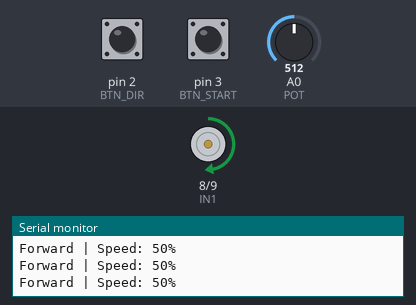
Recording of a sketch running on a simulated Arduino Uno, built with avr-gcc and run on an emulated ATmega328P. On the bench: motor-driver pin pairs drawn as motors (green arrow = first pin HIGH = forward, orange = second pin HIGH = backward, longer = more drive, scaled by the enable pin), the last lines printed to the serial monitor. The inputs (shaded band) are chosen by the test bench; at power-on: pin 2 (BTN_DIR) HIGH, pin 3 (BTN_START) HIGH, A0 (POT) = 512.

Above: at 1.2 s.
1.3 s: pin 2 (BTN_DIR) pulled LOW for 3.2 s
At 5.8 s:
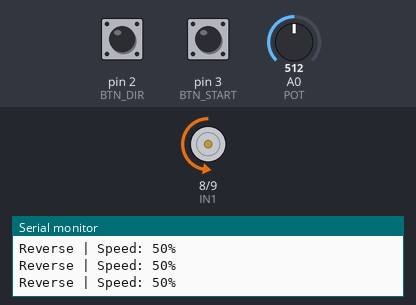
6.2 s: pin 3 (BTN_START) pulled LOW for 0.25 s
At 7.4 s:
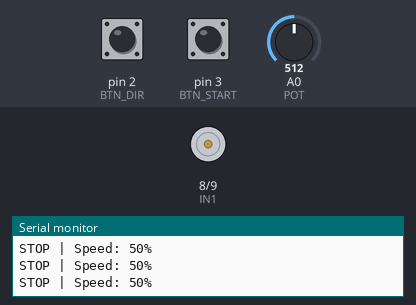
8.1 s: pin 3 (BTN_START) pulled LOW for 3.2 s
At 8.9 s:
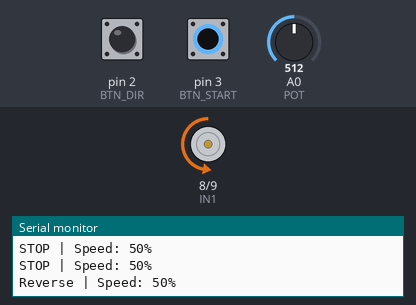
13.0 s: A0 (POT) set to 716
At 14.0 s:
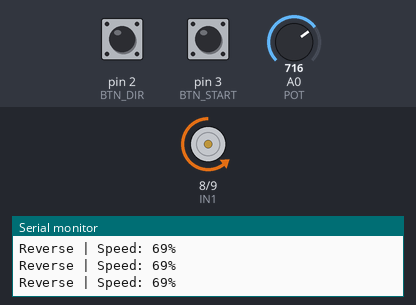
14.6 s: pin 2 (BTN_DIR) pulled LOW for 0.25 s
At 15.6 s:
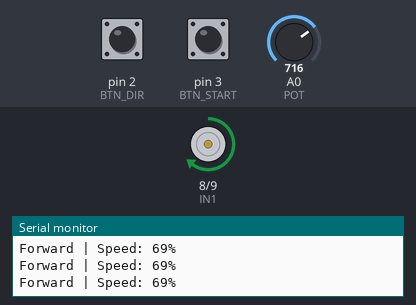
16.5 s: A0 (POT) set to 900
At 16.9 s:
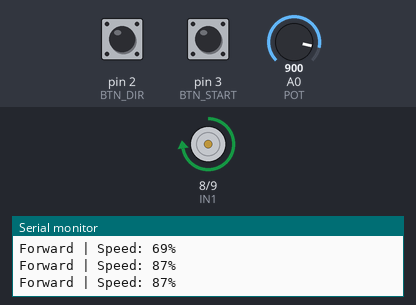
Timing chart, 0 to 19.1 s (numbered marks = the images above; inputs shaded):
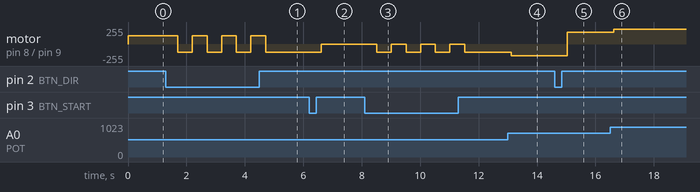

The sketch:

dc_motor_control.ino
```cpp
#define ENA 5
#define IN1 8
#define IN2 9

#define POT A0
#define BTN_DIR 2
#define BTN_START 3

bool direction = true;
bool motorState = true;

void setup() {
  pinMode(ENA, OUTPUT);
  pinMode(IN1, OUTPUT);
  pinMode(IN2, OUTPUT);

  pinMode(BTN_DIR, INPUT_PULLUP);
  pinMode(BTN_START, INPUT_PULLUP);

  Serial.begin(9600);
}

void loop() {
  int potValue = analogRead(POT);
  int speedPWM = map(potValue, 0, 1023, 0, 255);
  int speedPercent = map(potValue, 0, 1023, 0, 100);

  if (digitalRead(BTN_DIR) == LOW) {
    direction = !direction;
    delay(300);
  }

  if (digitalRead(BTN_START) == LOW) {
    motorState = !motorState;
    delay(300);
  }

  if (motorState) {
    analogWrite(ENA, speedPWM);

    if (direction) {
      digitalWrite(IN1, HIGH);
      digitalWrite(IN2, LOW);
      Serial.print("Forward | ");
    } else {
      digitalWrite(IN1, LOW);
      digitalWrite(IN2, HIGH);
      Serial.print("Reverse | ");
    }
  } else {
    analogWrite(ENA, 0);
    Serial.print("STOP | ");
  }

  Serial.print("Speed: ");
  Serial.print(speedPercent);
  Serial.println("%");

  delay(200);
}
```

Measured:
- after the input at 1.3 s, motor on pin 8 (IN1) / pin 9 (IN2): alternates forward 127/255 for 0.50 s and backward 127/255 for 0.50 s, 7 changes in all, then stays backward 127/255, starting after 0.40 s
- after the input at 6.2 s, motor on pin 8 (IN1) / pin 9 (IN2): backward 127/255 → stopped after 0.41 s
- after the input at 8.1 s, motor on pin 8 (IN1) / pin 9 (IN2): alternates backward 127/255 for 0.50 s and stopped for 0.50 s, 7 changes in all, then stays backward 127/255, starting after 0.42 s
- after the input at 13.0 s, motor on pin 8 (IN1) / pin 9 (IN2): backward 127/255 → backward 178/255 after 0.12 s
- after the input at 14.6 s, motor on pin 8 (IN1) / pin 9 (IN2): backward 178/255 → forward 178/255 after 0.43 s
- after the input at 16.5 s, motor on pin 8 (IN1) / pin 9 (IN2): forward 178/255 → forward 224/255 after 0.13 s
